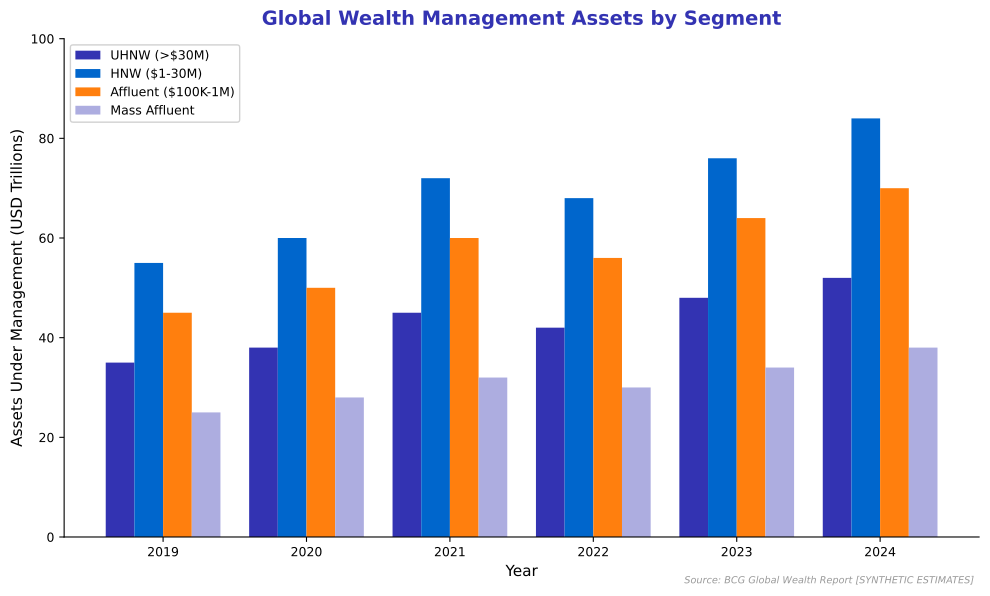

Recreate this plot in Python.
"""
Global Wealth Management AUM
Shows assets under management by segment

Output: wealth_aum.pdf
Module: module_04_traditional
Lesson: 46 - Wealth Management
"""

from pathlib import Path
import matplotlib.pyplot as plt
import numpy as np

plt.rcParams.update({
    'font.size': 10,
    'axes.labelsize': 10,
    'axes.titlesize': 11,
    'xtick.labelsize': 9,
    'ytick.labelsize': 9,
    'legend.fontsize': 9,
    'figure.figsize': (10, 6),
    'figure.dpi': 150
})

MLPURPLE = '#3333B2'
MLBLUE = '#0066CC'
MLORANGE = '#FF7F0E'
MLGREEN = '#2CA02C'
MLLAVENDER = '#ADADE0'

def create_chart():
    fig, ax = plt.subplots(figsize=(10, 6))

    years = [2019, 2020, 2021, 2022, 2023, 2024]

    # AUM in trillions USD by segment
    uhnw = [35, 38, 45, 42, 48, 52]  # Ultra-high net worth (>$30M)
    hnw = [55, 60, 72, 68, 76, 84]   # High net worth ($1-30M)
    affluent = [45, 50, 60, 56, 64, 70]  # Affluent ($100K-$1M)
    mass = [25, 28, 32, 30, 34, 38]  # Mass affluent

    x = np.arange(len(years))
    width = 0.2

    ax.bar(x - 1.5*width, uhnw, width, label='UHNW (>$30M)', color=MLPURPLE)
    ax.bar(x - 0.5*width, hnw, width, label='HNW ($1-30M)', color=MLBLUE)
    ax.bar(x + 0.5*width, affluent, width, label='Affluent ($100K-1M)', color=MLORANGE)
    ax.bar(x + 1.5*width, mass, width, label='Mass Affluent', color=MLLAVENDER)

    ax.set_xlabel('Year', fontsize=11)
    ax.set_ylabel('Assets Under Management (USD Trillions)', fontsize=11)
    ax.set_title('Global Wealth Management Assets by Segment', fontsize=14,
                 fontweight='bold', color=MLPURPLE, pad=10)

    ax.set_xticks(x)
    ax.set_xticklabels(years)
    ax.legend(loc='upper left', framealpha=0.9)
    ax.set_ylim(0, 100)

    # Remove top and right spines
    ax.spines['top'].set_visible(False)
    ax.spines['right'].set_visible(False)

    fig.text(0.98, 0.02, 'Source: BCG Global Wealth Report [SYNTHETIC ESTIMATES]',
             fontsize=7, color='#999999', ha='right', style='italic')

    plt.tight_layout()

    output_path = Path(__file__).parent / 'wealth_aum.pdf'
    plt.savefig(output_path, format='pdf', dpi=300, bbox_inches='tight')
    plt.close()
    print(f"Chart saved to: {output_path}")
    return output_path

if __name__ == '__main__':
    create_chart()
